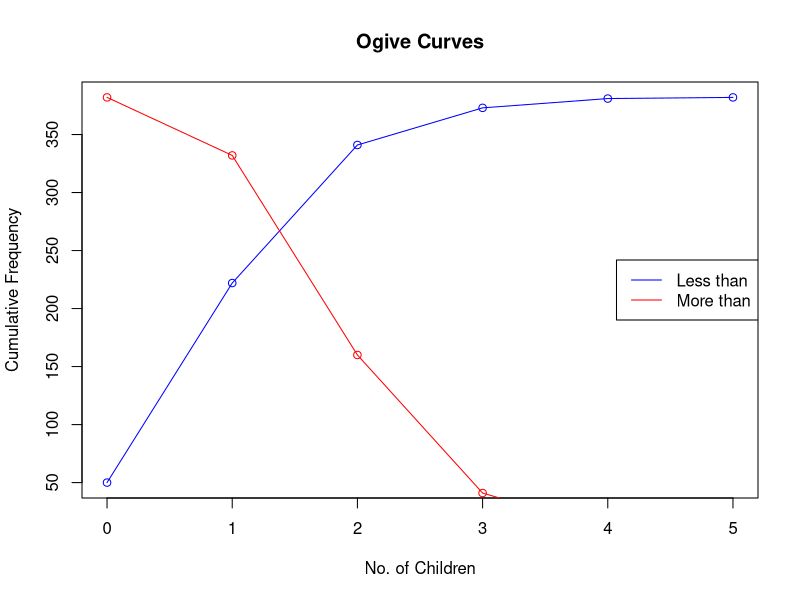

Reproduce this figure in R.
x <- c(0,1,2,3,4,5)
f <- c(50,172,119,32,8,1)
cf_less <- cumsum(f)
cf_more <- rev(cumsum(rev(f)))
plot(x, cf_less, type="o", col="blue", xlab="No. of Children", ylab="Cumulative Frequency", main="Ogive Curves")
lines(x, cf_more, type="o", col="red")
legend("right", legend=c("Less than","More than"), col=c("blue","red"), lty=1)
N <- sum(f)
median_index <- N/2
median_value <- approx(cf_less, x, xout=median_index)$y
median_value


x <- c(0,1,2,3,4)
f <- c(25,9,8,5,4)
N <- sum(f)
mean <- sum(x*f)/N
cf <- cumsum(f)
Q1 <- approx(cf, x, xout=N/4)$y
Q3 <- approx(cf, x, xout=3*N/4)$y
QD <- (Q3 - Q1)/2
coef_QD <- (Q3 - Q1)/(Q3 + Q1)
MD <- sum(f * abs(x - mean)) / N
sd <- sqrt(sum(f*(x-mean)^2)/N)
CV <- (sd/mean)*100
mean
QD
coef_QD
MD
CV
